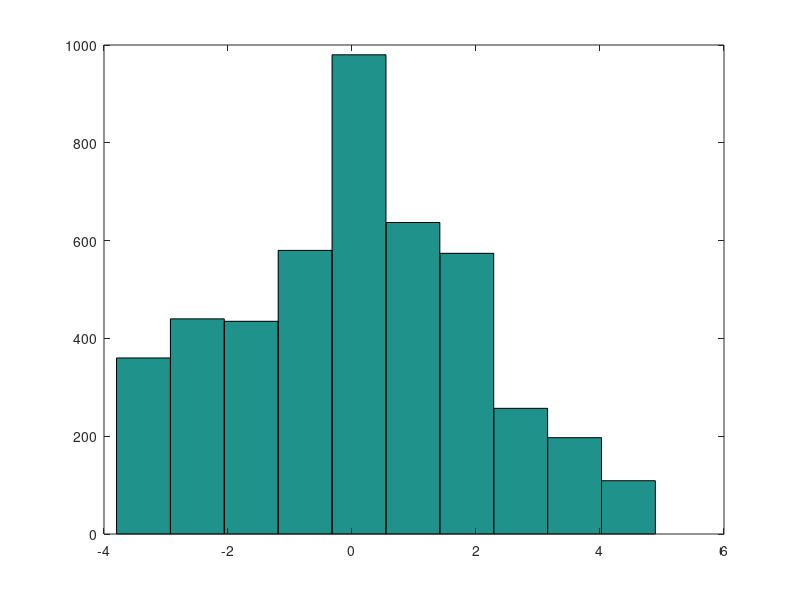

Source code (MATLAB):
% Author Manu
% Part A
x1=rand(200,1);
y1=-3*x1-0.2;
x2=rand(410,1);
y2=2*x2+0.4;
x3=rand(500,1);
y3=-2.9*x3-0.9;
x4=rand(300,1);
y4=4*x4+0.3;
x5=rand(112,1);
y5=x5-0.7;
x6=rand(420,1);
y6=4.3*x6+0.6;
x7=rand(987,1);
y7=-4.3*x7+0.6;
x8=rand(206,1);
y8=2.8*x8+0.8;
x9=rand(80,1);
y9=-2.2*x9+0.9;
x10=rand(111,1);
y10=3.3*x10+0.1;
x11=rand(112,1);
y11=-3.3*x11+0.35;
x12=rand(600,1);
y12=-0.9*x12+0.35;
x13=rand(31,1);
y13=-3*x13+0.35;
x14=rand(500,1);
y14=2*x14+0.1;
z=[y1;y2;y3;y4;y5;y6;y7;y8;y9;y10;y11;y12;y13;y14];
hist(z)

